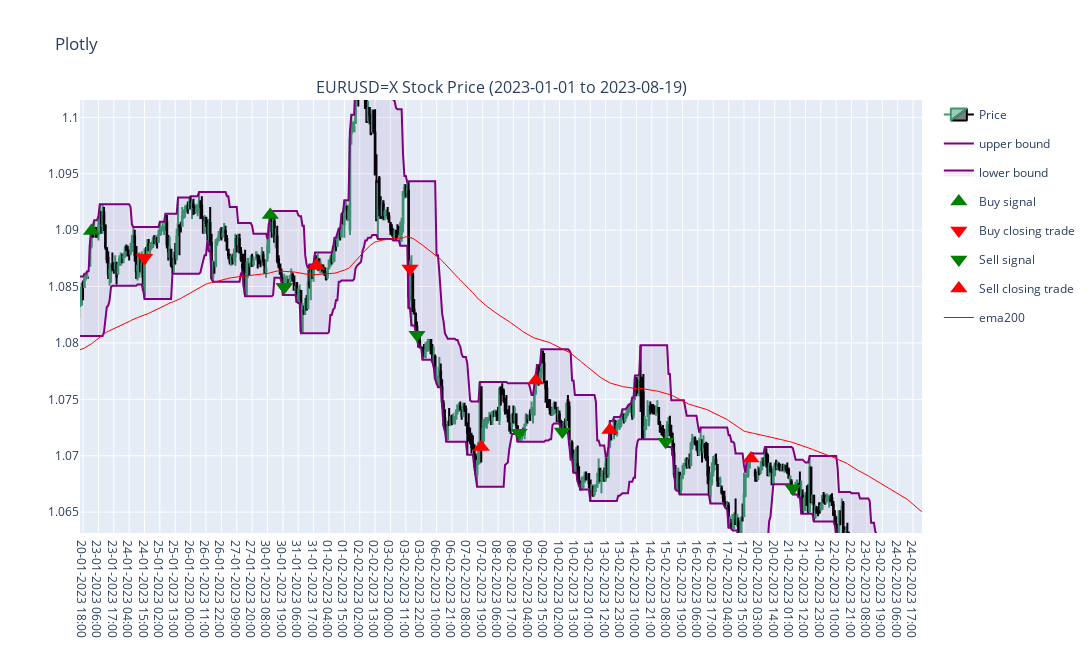

Here is the notebook cell this chart was saved with:
### Code cell
ploting_donchian_channels(df)

### Figure 1 — Plotly figure (JSON) as saved in the notebook; plotly's stock layout.template omitted (floating-point values rounded to 4 significant figures; data arrays with more than 128 entries replaced by an {"elided": "..."} marker saying what was removed)
{"data": [{"close": {"elided": "3925 float values"}, "decreasing": {"line": {"color": "black"}}, "high": {"elided": "3925 float values"}, "increasing": {"line": {"color": "rgba(16, 38, 32)"}}, "low": {"elided": "3925 float values"}, "name": "Price", "open": {"elided": "3925 float values"}, "type": "candlestick", "x": {"elided": "3925 str values"}, "xaxis": "x", "yaxis": "y"}, {"line": {"color": "purple"}, "name": "upper bound", "type": "scatter", "x": {"elided": "3925 str values"}, "xaxis": "x", "y": {"elided": "3925 float values"}, "yaxis": "y"}, {"fill": "tonexty", "fillcolor": "rgba(90, 34, 139, 0.08)", "line": {"color": "purple"}, "name": "lower bound", "type": "scatter", "x": {"elided": "3925 str values"}, "xaxis": "x", "y": {"elided": "3925 float values"}, "yaxis": "y"}, {"marker": {"color": "green", "size": 15, "symbol": "triangle-up"}, "mode": "markers", "name": "Buy signal", "type": "scatter", "x": ["06-01-2023 19:00", "11-01-2023 15:00", "16-01-2023 02:00", "17-01-2023 13:00", "23-01-2023 01:00", "30-01-2023 10:00", "31-01-2023 19:00", "28-02-2023 15:00", "06-03-2023 03:00", "10-03-2023 15:00", "15-03-2023 03:00", "17-03-2023 07:00", "27-03-2023 15:00", "30-03-2023 10:00", "03-04-2023 15:00", "06-04-2023 16:00", "11-04-2023 10:00", "21-04-2023 14:00", "26-04-2023 10:00", "02-05-2023 21:00", "08-05-2023 08:00", "01-06-2023 18:00", "08-06-2023 14:00", "12-06-2023 11:00", "14-06-2023 14:00", "20-06-2023 09:00", "21-06-2023 16:00", "26-06-2023 13:00", "29-06-2023 13:00", "07-07-2023 14:00", "27-07-2023 10:00", "04-08-2023 17:00", "10-08-2023 09:00"], "xaxis": "x", "y": [1.065, 1.076, 1.087, 1.084, 1.09, 1.091, 1.087, 1.061, 1.065, 1.069, 1.075, 1.067, 1.078, 1.086, 1.089, 1.093, 1.092, 1.096, 1.104, 1.1, 1.105, 1.077, 1.077, 1.078, 1.085, 1.094, 1.095, 1.092, 1.088, 1.092, 1.114, 1.104, 1.102], "yaxis": "y"}, {"marker": {"color": "red", "size": 15, "symbol": "triangle-down"}, "mode": "markers", "name": "Buy closing trade", "type": "scatter", "x": ["10-01-2023 13:00", "13-01-2023 14:00", "17-01-2023 16:00", "24-01-2023 15:00", "30-01-2023 20:00", "03-02-2023 14:00", "28-02-2023 21:00", "07-03-2023 15:00", "15-03-2023 10:00", "23-03-2023 19:00", "31-03-2023 12:00", "05-04-2023 16:00", "07-04-2023 14:00", "14-04-2023 14:00", "25-04-2023 12:00", "27-04-2023 14:00", "04-05-2023 14:00", "08-05-2023 20:00", "02-06-2023 14:00", "09-06-2023 16:00", "14-06-2023 07:00", "16-06-2023 16:00", "20-06-2023 16:00", "22-06-2023 16:00", "28-06-2023 14:00", "29-06-2023 15:00", "11-07-2023 14:00", "27-07-2023 15:00", "08-08-2023 11:00", "11-08-2023 14:00"], "xaxis": "x", "y": [1.073, 1.082, 1.08, 1.088, 1.085, 1.087, 1.058, 1.059, 1.063, 1.084, 1.087, 1.092, 1.09, 1.103, 1.102, 1.101, 1.103, 1.1, 1.074, 1.075, 1.079, 1.093, 1.09, 1.096, 1.094, 1.089, 1.099, 1.1, 1.096, 1.097], "yaxis": "y"}, {"marker": {"color": "green", "size": 15, "symbol": "triangle-down"}, "mode": "markers", "name": "Sell signal", "type": "scatter", "x": ["03-01-2023 08:00", "05-01-2023 14:00", "30-01-2023 20:00", "03-02-2023 19:00", "08-02-2023 21:00", "10-02-2023 04:00", "15-02-2023 07:00", "21-02-2023 03:00", "28-02-2023 21:00", "02-03-2023 11:00", "07-03-2023 17:00", "15-03-2023 12:00", "03-04-2023 04:00", "10-04-2023 15:00", "17-04-2023 16:00", "25-04-2023 17:00", "28-04-2023 13:00", "01-05-2023 17:00", "05-05-2023 14:00", "08-05-2023 20:00", "11-05-2023 08:00", "17-05-2023 07:00", "23-05-2023 11:00", "26-05-2023 16:00", "29-05-2023 15:00", "31-05-2023 08:00", "02-06-2023 18:00", "06-06-2023 13:00", "23-06-2023 10:00", "29-06-2023 04:00", "04-07-2023 20:00", "20-07-2023 17:00", "27-07-2023 15:00", "31-07-2023 20:00", "02-08-2023 14:00", "08-08-2023 11:00", "11-08-2023 15:00", "16-08-2023 18:00"], "xaxis": "x", "y": [1.056, 1.054, 1.085, 1.081, 1.072, 1.072, 1.071, 1.067, 1.058, 1.063, 1.057, 1.056, 1.079, 1.084, 1.092, 1.097, 1.099, 1.097, 1.1, 1.1, 1.093, 1.086, 1.078, 1.072, 1.071, 1.068, 1.071, 1.067, 1.086, 1.09, 1.089, 1.113, 1.1, 1.1, 1.095, 1.096, 1.098, 1.089], "yaxis": "y"}, {"marker": {"color": "red", "size": 15, "symbol": "triangle-up"}, "mode": "markers", "name": "Sell closing trade", "type": "scatter", "x": ["04-01-2023 09:00", "06-01-2023 16:00", "31-01-2023 19:00", "07-02-2023 18:00", "09-02-2023 09:00", "13-02-2023 15:00", "17-02-2023 20:00", "27-02-2023 14:00", "01-03-2023 09:00", "03-03-2023 20:00", "09-03-2023 19:00", "17-03-2023 07:00", "03-04-2023 15:00", "11-04-2023 10:00", "21-04-2023 14:00", "26-04-2023 10:00", "28-04-2023 16:00", "02-05-2023 21:00", "08-05-2023 08:00", "10-05-2023 14:00", "19-05-2023 11:00", "26-05-2023 06:00", "30-05-2023 12:00", "01-06-2023 11:00", "07-06-2023 12:00", "26-06-2023 13:00", "29-06-2023 13:00", "06-07-2023 13:00", "26-07-2023 08:00", "28-07-2023 13:00", "01-08-2023 23:00", "03-08-2023 18:00", "09-08-2023 09:00", "15-08-2023 11:00", "17-08-2023 14:00"], "xaxis": "x", "y": [1.061, 1.062, 1.087, 1.071, 1.077, 1.072, 1.07, 1.059, 1.065, 1.064, 1.058, 1.067, 1.089, 1.092, 1.096, 1.104, 1.104, 1.1, 1.105, 1.099, 1.08, 1.074, 1.075, 1.071, 1.072, 1.092, 1.088, 1.088, 1.107, 1.101, 1.101, 1.095, 1.099, 1.094, 1.09], "yaxis": "y"}, {"legendgroup": "1", "line": {"color": "red", "width": 1}, "name": "ema200", "type": "scatter", "x": {"elided": "3925 str values"}, "xaxis": "x", "y": {"elided": "3925 float values"}, "yaxis": "y"}], "layout": {"annotations": [{"font": {"size": 16}, "showarrow": false, "text": "EURUSD=X Stock Price (2023-01-01 to 2023-08-19)", "x": 0.5, "xanchor": "center", "xref": "paper", "y": 1, "yanchor": "bottom", "yref": "paper"}], "height": 650, "title": {"text": "Plotly"}, "width": 1200, "xaxis": {"anchor": "y", "autorange": false, "domain": [0, 1], "range": [349.8, 952.4], "rangeslider": {"visible": false, "yaxis": {}}, "type": "category"}, "yaxis": {"anchor": "x", "autorange": false, "domain": [0, 1], "range": [1.063, 1.102], "type": "linear"}}}
